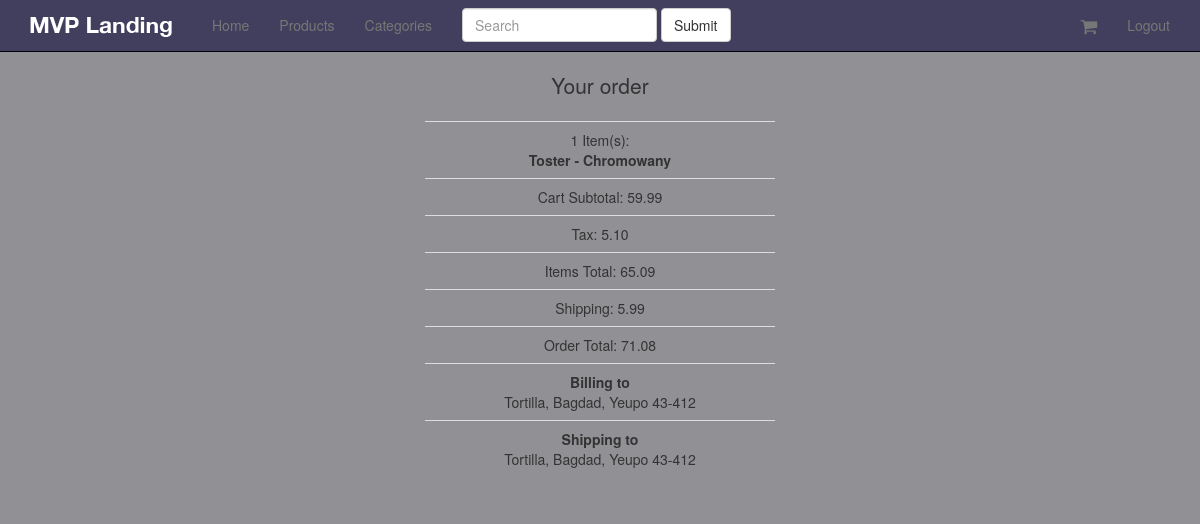
/orders/11/ (signed in), run on the app's committed database.
### orders/models.py (models this page shows, shortened)
class Order (models.Model):
    status = models.CharField(choices=ORDER_STATUS_CHOICES, max_length=120, default="created")
    cart = models.ForeignKey(Cart)
    user = models.ForeignKey(UserCheckout, null=True)
    billing_address = models.ForeignKey(UserAddress, related_name="billing_address", null=True)
    shipping_address = models.ForeignKey(UserAddress, related_name="shipping_address", null=True)
    shipping_total_price = models.DecimalField(max_digits=30, default=5.99, decimal_places=2)
    order_total = models.DecimalField(max_digits=30, default=0.00, decimal_places=2)
    order_id = models.CharField(max_length=20, blank=True, null=True)

class UserAddress(models.Model):
    user = models.ForeignKey(UserCheckout)
    type = models.CharField(max_length=120, choices=ADDRESS_TYPE)
    street = models.CharField(max_length=120)
    city = models.CharField(max_length=120)
    state = models.CharField(max_length=120)
    zipcode = models.CharField(max_length=120)
    def get_address(self):
        return "%s, %s, %s %s" % (self.street, self.city,
                                  self.state, self.zipcode)

### carts/models.py (models this page shows, shortened)
class Cart(models.Model):
    user = models.ForeignKey(settings.AUTH_USER_MODEL, blank=True, null=True)
    items = models.ManyToManyField(Variation, through=CartItem)
    timestamp = models.DateTimeField(auto_now_add=True, auto_now=False)
    updated = models.DateTimeField(auto_now_add=False, auto_now=True)
    tax_percentage = models.DecimalField(max_digits=5, decimal_places=5, default=0.085)
    subtotal = models.DecimalField(max_digits=30, decimal_places=2, default=0.00)
    tax_total = models.DecimalField(max_digits=30, decimal_places=2, default=0.00)
    total = models.DecimalField(max_digits=30, decimal_places=2, default=0.00)

class CartItem(models.Model):  # as intermediate model
    cart = models.ForeignKey("Cart")
    item = models.ForeignKey(Variation)
    quantity = models.PositiveIntegerField(default=1)
    line_item_total = models.DecimalField(max_digits=15, decimal_places=2)

### products/models.py (models this page shows, shortened)
class Variation(models.Model):
    product = models.ForeignKey(Product)
    title = models.CharField(max_length=120)
    inventory_size = models.IntegerField(blank=True, null=True)  # where None == unlimited amout
    price = models.DecimalField(decimal_places=2, max_digits=15)
    sale_price = models.DecimalField(decimal_places=2, max_digits=15, blank=True, null=True)
    active = models.BooleanField(default=True)
    def get_title(self):
        return "%s - %s" % (self.product.title, self.title)

class Product(models.Model):
    title = models.CharField(max_length=120)
    description = models.TextField(blank=True, null=True)
    price = models.DecimalField(decimal_places=2, max_digits=15)
    active = models.BooleanField(default=True)
    categories = models.ManyToManyField("Category", blank=True)
    default = models.ForeignKey("Category", related_name="default_category",
                                null=True, blank=True)
    objects = ProductManager()

### orders/views.py (the view)
# urls.py: url(r'^orders/(?P<pk>\d+)/$', OrderDetailView.as_view(), name='order_detail'),
class OrderDetailView(DetailView):
    model = Order
    def dispatch(self, request, *args, **kwargs):
        user = request.user
        if user.is_authenticated(): # in case: in session is someone else, not loggeed user
            user_checkout = UserCheckout.objects.get(user=user)
        else:
            try:
                user_checkout_id = request.session.get("user_checkout_id")
                user_checkout = UserCheckout.objects.get(id=user_checkout_id)
            except:
                user_checkout = None
        obj = self.get_object()
        if user_checkout and obj.user == user_checkout:
            return super(OrderDetailView, self).dispatch(request, *args, **kwargs)
        raise Http404

### templates/orders/order_detail.html
{% extends 'base.html' %}
{% block content %}
    <div class="col-sm-4 col-sm-offset-4 text-center">
    {% include "orders/order_summary_short.html" %}
    </div>
{% endblock %}

### templates/orders/order_summary_short.html
<p class="lead">Your order</p>
<table class="table">
    <tr>
        <td>
            {{ order.cart.cartitem_set.count }}
            Item(s):<br />
            {% for item in order.cart.cartitem_set.all %}
                <b>{{ item.item.get_title }}</b><br />
            {% endfor %}
        </td>
    </tr>
    <tr><td>Cart Subtotal: {{ order.cart.subtotal }}</td></tr>
    <tr><td>Tax: {{ order.cart.tax_total }}</td></tr>
    <tr><td>Items Total: {{ order.cart.total }}</td></tr>
    <tr><td>Shipping: {{ order.shipping_total_price }}</td></tr>
    <tr><td>Order Total: {{ order.order_total }}</td></tr>
    <tr><td>
        <b>Billing to</b><br />
        {{ order.billing_address.get_address }}
    </td></tr>
    <tr><td>
        <b>Shipping to</b><br />
        {{ order.shipping_address.get_address }}
    </td></tr>
</table>

### static_in_pro/our_static/css/navbar-static-top.css (style rules this page uses)
body { min-height: 1000px; background-color: #919195; }

### data on the page
Order: cart.cartitem_set.count "1", cart.subtotal "59.99", cart.tax_total "5.10", cart.total "65.09", shipping_total_price "5.99", order_total "71.08", billing_address.get_address "Tortilla, Bagdad, Yeupo 43-412", shipping_address.get_address "Tortilla, Bagdad, Yeupo 43-412"
CartItem: item.get_title "Toster - Chromowany"
